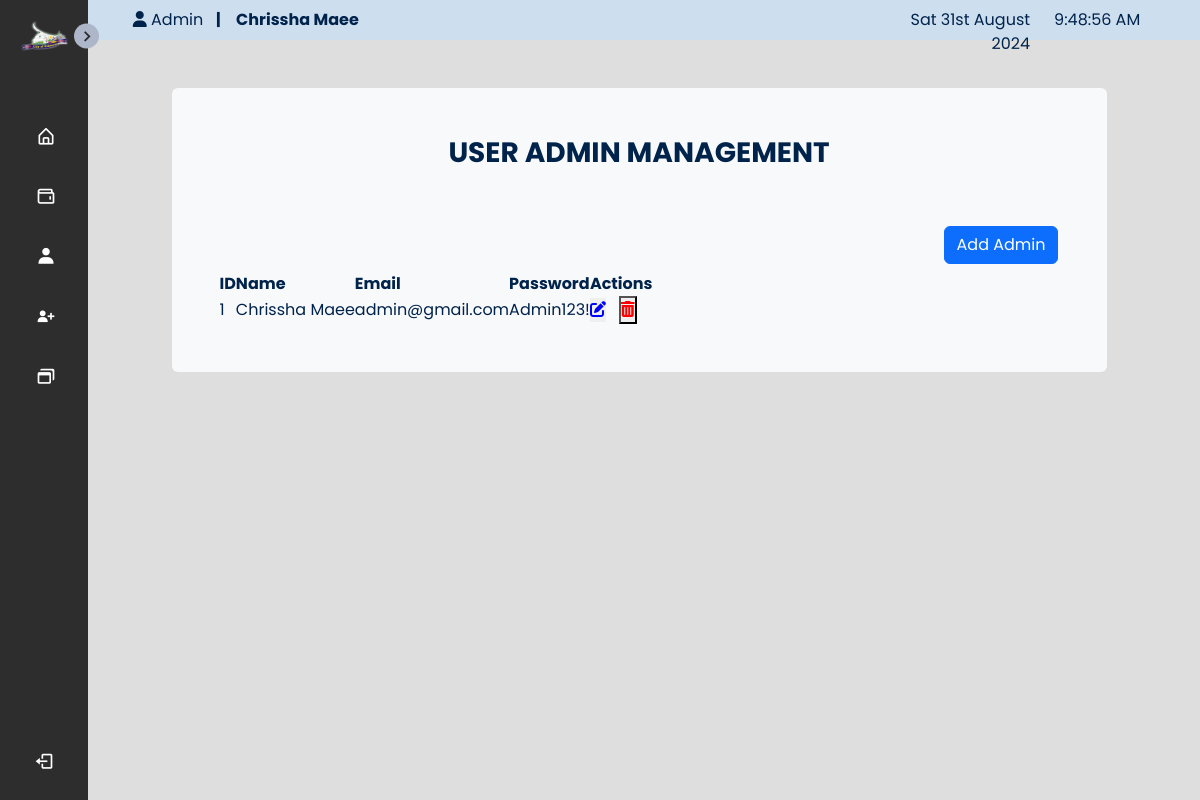
/admin/admin_manage_admin.php (signed in), run on the app's committed database.
### tables this page shows
CREATE TABLE `users` (
  `id` int(30) NOT NULL,
  `u_name` text NOT NULL,
  `type` tinyint(4) NOT NULL DEFAULT 3 COMMENT '1 = Admin, 2= staff, 3=client',
  `username` varchar(100) NOT NULL,
  `password` text NOT NULL,
  `phone` varchar(20) DEFAULT NULL
);

### admin/admin_manage_admin.php (the view, shortened to what this page needs)
<?php
require '../config.php';
?>
<!DOCTYPE html>
<html lang="en">
<head>
    <?php include('../inc/header.php'); ?>
    <link rel="stylesheet" href="../css/AdminStyle.css">
</head>
<body>
    <?php include('../inc/admin_navbar.php');
    ?>
    <section class="home">
        <div class="cont">
            <?php include('admin_bar.php'); ?>
            <div class="col-10 mx-auto my-5 bg-light rounded">
                <div class="col-sm-12 mx-auto p-5">
                    <center>
                        <h3><b>USER ADMIN MANAGEMENT</b></h3>
                    </center><br>
                    <div id="notif"></div><br />
                    <div class="row">
                        <div class="col-sm-2 mb-2">
                        </div>
                        <div class="col-sm-10 mb-2" align="right">
                            <button type="button" class="btn btn-primary" data-bs-toggle="modal" data-bs-target="#staticBackdrop">Add Admin</button>
                        </div>
                    </div>
                    <div style="overflow-x:auto;">
                        <table id="table_id" class="display">
                            <thead>
                                <tr>
                                    <th scope="col">ID</th>
                                    <th scope="col">Name</th>
                                    <th scope="col">Email</th>
                                    <th scope="col">Password</th>
                                    <th scope="col">Actions</th>
                                </tr>
                            </thead>
                            <tbody>
                                <?php
                                $sql = "select * from users where type = 1";
                                $dataset = $connect->query($sql) or die("Error query");
                                if (mysqli_num_rows($dataset) > 0) {
                                    while ($data = $dataset->fetch_array()) {
                                        echo "<tr>
      <td> $data[0]</td>
      <td>$data[1]</td>
      <td>$data[3]</td>
      <td>$data[4]</td>
      <td>  <button type='button' id='update' class='eme'  style=' border: none; background-color: none;' data-id='$data[0]' data-name='$data[1]' data-uname='$data[3]' data-pass='$data[4]' class='btn btn-success'><i  input type=\"edit\"  class=\"fa-solid fa-pen-to-square\" style=\"color:blue;\"></i></button>
      &nbsp; <button type='button' class='delete' data-id='$data[0]'> <i  input type=\"submit\"  class=\"fas fa-trash-alt\" style=\"color:red;\"></i> </button></td>
              </tr>";
                                    }
                                } else {
                                    echo "Empty resultset";
                                }
                                echo "</tbody>
</table>
</div>"; ?>
                    </div>
                </div>
            </div>
    </section>
    <br><br>
    <br><br>
</body>
</html>

### css/adminstyle.css (style rules this page uses)
* { margin: 0; padding: 0; box-sizing: border-box; font-family: 'Poppins'; color: #00234B; }
:root { --body-color: #dfdede; --sidebar-color: #2D2D2D; --primary-color: #aeb7c9; --primary-color-light: #F6F5FF; --toggle-color: rgb(202, 198, 198); --text-color: #ffffff; --tran-03: all 0.2s ease; --tran-03: all 0.3s ease; --tran-04: all 0.3s ease; --tran-05: all 0.3s ease; }
body { height: auto; background-color: var(--body-color); transition: var(--tran-05); }
.home { position: absolute; top: 0; top: 0; left: 250px; height: auto; width: calc(100% - 250px); background-color: var(--body-color); transition: var(--tran-05); }
.sidebar.close~.home { left: 78px; height: 100vh; width: calc(100% - 78px); }
.cont { background-color: #dfdede; height: auto; width: auto; padding-bottom: 40px; }

### data on the page
users: id "1", u_name "Chrissha Maee", username "admin@gmail.com", password "Admin123!"

### other printed values
$_SESSION['admin']['u_name'] "Chrissha Maee"
